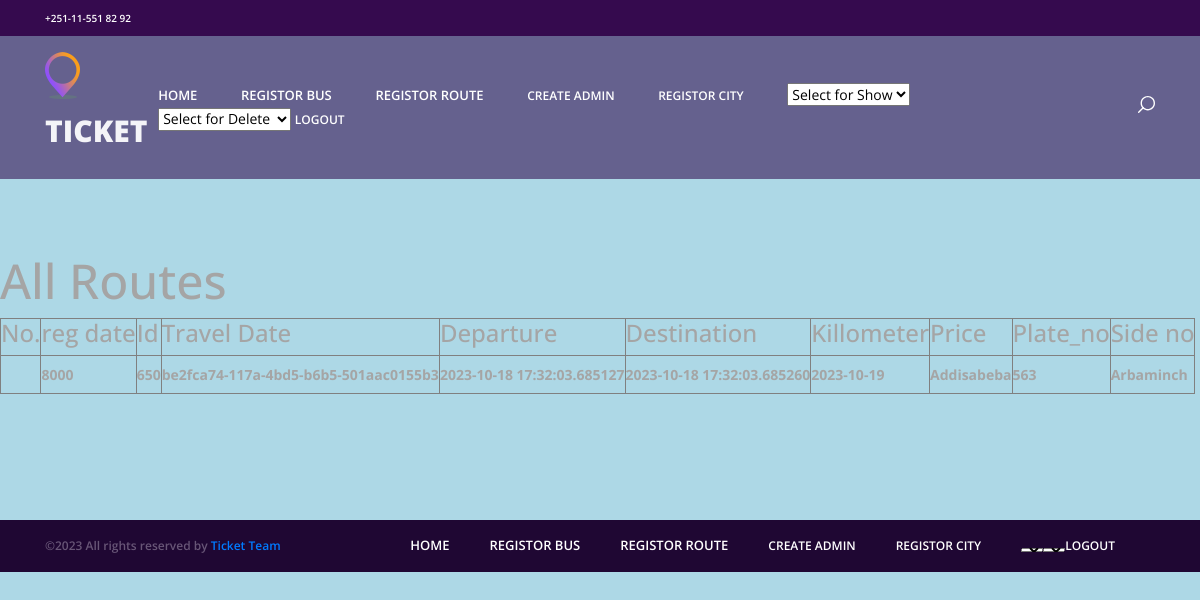
Page /routes on the earlier database version.
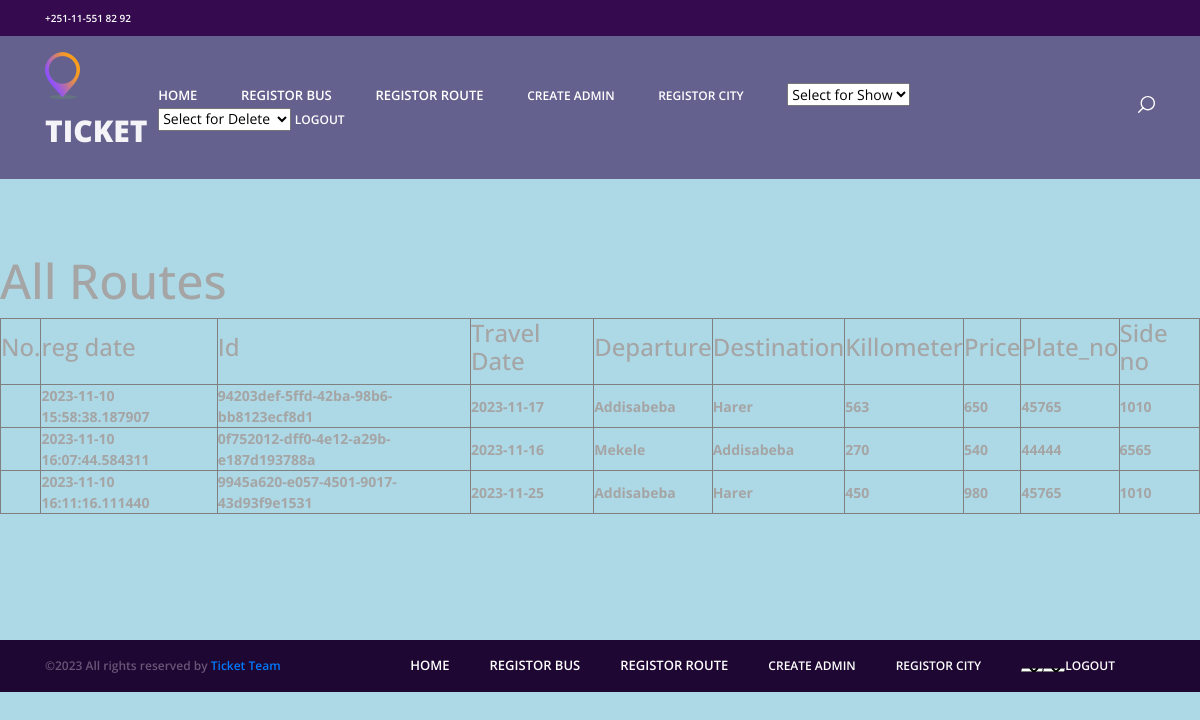
Same page on the later database version.
### models/route.py (models this page shows, shortened)
class Route(BaseModel, Base):
    __tablename__ = 'routes'
    date = Column(String(30), nullable = False)
    depcity = Column(String(20), nullable = False)
    descity = Column(String(20), nullable = False)
    kilometer = Column(String(10),nullable = False)
    price = Column(Integer, nullable = False)
    side_no = Column(Integer, nullable = False)
    plate_no = Column(Integer, nullable = False)
    """
    bus_id = Column(String(60), ForeignKey('buses.id'),nullable = False)
    """

### front_end/views.py (the view)
@views.route('/routes')
def routes():
    conn = sqlite3.connect('database.db')
    cursor = conn.cursor()
    cursor.execute('SELECT * FROM routes')
    routes  = cursor.fetchall()
    conn.close()
    """
    routes = []
    buses = storage.all(Admin)
    for bus in buses.values():
        routes.append(bus.to_dict())
    """
    if routes:
        return render_template('routes.html', routes=routes)
    else:
        return render_template('error.html', error="There is No routes")

### engine/db_storage.py (called while the page is built)
    def close(self):
        self.__session.close()

### front_end/templates/routes.html (shortened to what the changed rows need)
<!DOCTYPE html>
<html lang="en">
<head>
<link rel="stylesheet" type="text/css" href="../static/styles/bootstrap4/bootstrap.min.css">
<link href="../static/plugins/font-awesome-4.7.0/css/font-awesome.min.css" rel="stylesheet" type="text/css">
<link rel="stylesheet" type="text/css" href="../static/plugins/OwlCarousel2-2.2.1/owl.carousel.css">
<link rel="stylesheet" type="text/css" href="../static/plugins/OwlCarousel2-2.2.1/owl.theme.default.css">
<link rel="stylesheet" type="text/css" href="../static/plugins/OwlCarousel2-2.2.1/animate.css">
<link rel="stylesheet" type="text/css" href="../static/styles/main_styles.css">
<link rel="stylesheet" type="text/css" href="../static/styles/responsive.css">
</head>
<body style="background-color: lightblue;">
<div class="super_container">
<h1>All Routes</h1>
    <table border = "1">
    <thead>
  <tr>
    <th><b><h3>No.</h3></b></th>
    <th><b><h3>reg date</h3></b></th>
    <th><b><h3>Id</h3></b></th>
    <th><b><h3>Travel Date</h3></b></th>
    <th><b><h3>Departure</h3></b></th>
    <th><b><h3>Destination</h3></b></th>
    <th><b><h3>Killometer</h3></b></th>
    <th><b><h3>Price</h3></b></th>
    <th><b><h3>Plate_no</h3></b></th>
    <th><b><h3>Side no</h3></b></th>
	</tr>
    </thead>
    <tbody>
	{% for route in routes %}
      <tr>
      <td>
	<ol start = "1">
		<li><th> {{route[8]}}</th> <th>{{route[7]}}</th>  <th> {{route[0]}}</th> <th>{{route[1]}}</th> <th>{{route[2]}}</th> <th>{{route[3]}}</th> <th> {{route[4]}}</th> <th> {{route[6]}}</th> <th> {{route[5]}}</th></li></ol></td></tr>	 {% endfor %}    </tbody>
    </table>
</div>
</body>
</html>

Differences in the rows shown:
removed Route: side_no "8000", price "650", id "be2fca74-117a-4bd5-b6b5-501aac0155b3", created_at "2023-10-18 17:32:03.685127", updated_at "2023-10-18 17:32:03.685260", date "2023-10-19", depcity "Addisabeba", kilometer "563", descity "Arbaminch"
added Route: created_at "2023-11-10 15:58:38.187907", id "94203def-5ffd-42ba-98b6-bb8123ecf8d1", date "2023-11-17", depcity "Addisabeba", descity "Harer", kilometer "563", price "650", plate_no "45765", side_no "1010"
added Route: created_at "2023-11-10 16:07:44.584311", id "0f752012-dff0-4e12-a29b-e187d193788a", date "2023-11-16", depcity "Mekele", descity "Addisabeba", kilometer "270", price "540", plate_no "44444", side_no "6565"
added Route: created_at "2023-11-10 16:11:16.111440", id "9945a620-e057-4501-9017-43d93f9e1531", date "2023-11-25", depcity "Addisabeba", descity "Harer", kilometer "450", price "980", plate_no "45765", side_no "1010"
